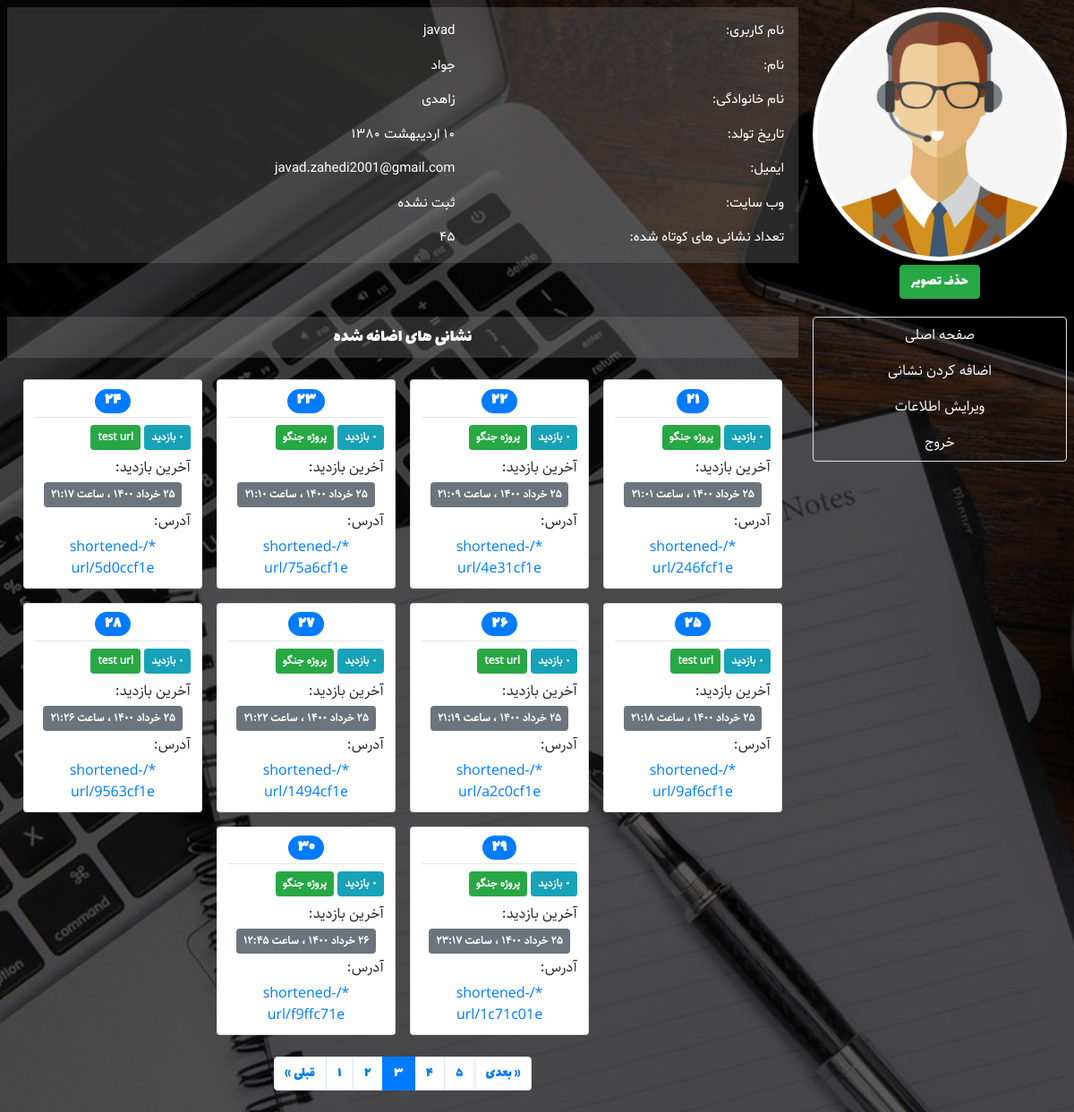
The app's page /dashboard/?page=3 (signed in) with its own data.
### URLshortener/models.py (models this page shows, shortened)
class UserProfile(models.Model):
    photo = models.ImageField(upload_to='profile_images', blank=True, verbose_name='تصویر')
    birth_date = models.DateField(null=True, blank=True, verbose_name='تاریخ تولد')
    website = models.URLField(null=True, blank=True, verbose_name='وب سایت')
    user = models.OneToOneField(User, on_delete=models.CASCADE, related_name='profile')
    def birth_date_jalali(self):
        return date_to_jalali_str(self.birth_date) if self.birth_date else 'ثبت نشده'
    birth_date_jalali.short_description = 'تاریخ تولد'
    class Meta:
        verbose_name = 'پروفایل'
        verbose_name_plural = 'پروفایل ها'

class URL(models.Model):
    label = models.CharField(blank=True, max_length=30, verbose_name='عنوان')
    address = models.URLField(max_length=512, verbose_name='نشانی اینترنتی')
    slug = models.SlugField(max_length=8, unique=True, verbose_name='اسلاگ')
    visits = models.PositiveIntegerField(default=0, verbose_name='تعداد بازدید ها')
    created = models.DateTimeField(auto_now_add=True, verbose_name='تاریخ ایجاد')
    last_visit = models.DateTimeField(default=timezone.now, verbose_name='آخرین بازدید')
    author = models.ForeignKey(User, on_delete=models.CASCADE, related_name='urls',
                               verbose_name='ایجاد کننده')
    def last_visit_jalali(self):
        return datetime_to_jalali_str(self.last_visit)
    last_visit_jalali.short_description = 'آخرین بازدید'
    def created_jalali(self):
        return datetime_to_jalali_str(self.created)
    created_jalali.short_description = 'تاریخ ایجاد'
    def __str__(self):
        host = settings.ALLOWED_HOSTS[0] if settings.ALLOWED_HOSTS else 'localhost:8000'
        return '{}/shortened-url/{}'.format(host, self.slug)
    class Meta:
        verbose_name = 'نشانی اینترنتی'
        verbose_name_plural = 'نشانی های اینترنتی'

### URLshortener/views.py (the view)
# urls.py: path('dashboard/', views.DashboardView.as_view(), name='dashboard'),
class DashboardView(LoginRequiredMixin, ListView):
    paginate_by = 10
    template_name = 'URLshortener/dashboard.html'
    def get_queryset(self):
        return self.request.user.urls.order_by('-visits')

### URLshortener/templatetags/custom_filters.py (called while the page is built)
@register.filter
@stringfilter
def to_persian(string):
    return numbers_to_persian(string)

### URLshortener/templatetags/custom_tags.py (called while the page is built)
@register.inclusion_tag('URLshortener/paginator.html')
def paginator(page):
    return {
        'page': page,
    }

@register.inclusion_tag('URLshortener/url_cards.html')
def url_cards(page):
    return {
        'page': page,
    }

### extensions/jalali.py (called while the page is built)
    def persian_tuple(self):
        return self.persian_year, self.persian_month, self.persian_day

### extensions/time_utils.py (called while the page is built)
def numbers_to_persian(string):
    en_to_fa = {
        '0': '۰',
        '1': '۱',
        '2': '۲',
        '3': '۳',
        '4': '۴',
        '5': '۵',
        '6': '۶',
        '7': '۷',
        '8': '۸',
        '9': '۹',
    }
    for en, fa in en_to_fa.items():
        string = string.replace(en, fa)
    return string

def datetime_to_jalali_str(time):
    jalali_month = (
        'فروردین',
        'اردیبهشت',
        'خرداد',
        'تیر',
        'مرداد',
        'شهریور',
        'مهر',
        'آبان',
        'آذر',
        'دی',
        'بهمن',
        'اسفند'
    )
    time = timezone.localtime(time)
    year, month, day = jalali.Gregorian(time.year, time.month, time.day).persian_tuple()
    jalali_to_str = '{} {} {} ، ساعت {:02d}:{:02d}'.format(
        day,
        jalali_month[month-1],
        year,
        time.hour,
        time.minute
    )
    return numbers_to_persian(jalali_to_str)

def date_to_jalali_str(date):
    jalali_month = (
        'فروردین',
        'اردیبهشت',
        'خرداد',
        'تیر',
        'مرداد',
        'شهریور',
        'مهر',
        'آبان',
        'آذر',
        'دی',
        'بهمن',
        'اسفند'
    )
    year, month, day = jalali.Gregorian(date.year, date.month, date.day).persian_tuple()
    jalali_to_str = '{} {} {}'.format(day, jalali_month[month-1], year)
    return numbers_to_persian(jalali_to_str)

### templates/URLshortener/dashboard.html (shortened to what this page needs)
{% extends 'URLshortener/base.html' %}
{% load static %}
{% load custom_filters %}
{% load custom_tags %}
{% block head %}
	<link rel='stylesheet' href="{% static 'URLshortener/css/dashboard.css' %}">
{% endblock %}
{% block header %}
    <div class='container-fluid row p-0 m-0'>
        <div class='col-sm-3 p-2 text-center'>
            {% if user.profile.photo %}
            <img class='w-100 rounded-circle img-thumbnail' src='{{ user.profile.photo.url }}'>
            <a id='delete-photo' href='{% url "URLshortener:delete-photo" %}'
                class='btn btn-success m-1'>حذف تصویر</a>
            {% else %}
            <img class='w-100 rounded-circle img-thumbnail' src='{% static "URLshortener/images/user_avatar.png" %}'>
            {% endif %}
        </div>
        <div class='col-sm-9 text-white text-right p-2'>
            <div class='user-info p-2'>
                <div class='row p-2'>
                    <div class='col-sm-5'>نام کاربری:</div>
                    <div class='col-sm-7'>{{ user.username }}</div>
                </div>
                <div class='row p-2'>
                    <div class='col-sm-5'>نام:</div>
                    <div class='col-sm-7'>
                        {% if user.first_name %}
                            {{ user.first_name }}
                        {% else %}
                            ثبت نشده
                        {% endif %}
                    </div>
                </div>
                <div class='row p-2'>
                    <div class='col-sm-5'>نام خانوادگی:</div>
                    <div class='col-sm-7'>
                        {% if user.last_name %}
                            {{ user.last_name }}
                        {% else %}
                            ثبت نشده
                        {% endif %}
                    </div>
                </div>
                <div class='row p-2'>
                    <div class='col-sm-5'>تاریخ تولد:</div>
                    <div class='col-sm-7'>{{ user.profile.birth_date_jalali }}</div>
                </div>
                <div class='row p-2'>
                    <div class='col-sm-5'>ایمیل:</div>
                    <div class='col-sm-7'>{{ user.email }}</div>
                </div>
                <div class='row p-2'>
                    <div class='col-sm-5'>وب سایت:</div>
                    <div class='col-sm-7'>
                        {% if user.profile.website %}
                            {{ user.profile.website }}
                        {% else %}
                            ثبت نشده
                        {% endif %}
                    </div>
                </div>
                <div class='row p-2'>
                    <div class='col-sm-5'>تعداد نشانی های کوتاه شده:</div>
                    <div class='col-sm-7'>{{ page_obj.paginator.count|to_persian }}</div>
                </div>
            </div>
        </div>
    </div>
{% endblock %}
{% block main %}
    <div class='row container-fluid p-0 m-0'>
        <aside class='col-sm-3 p-2 m-0'>
            <ul class='nav flex-column text-center text-white p-0 m-0 rounded border'>
                <li class="nav-item p-2"><a class='d-block' href="{% url 'URLshortener:home' %}" >صفحه اصلی</a></li>
                <li class="nav-item p-2"><a class='d-block' href="{% url 'URLshortener:add-url' %}" >اضافه کردن نشانی</a></li>
                <li class="nav-item p-2"><a class='d-block' href="{% url 'URLshortener:edit-profile' %}" >ویرایش اطلاعات</a></li>
                <li class="nav-item p-2"><a class='d-block' href="{% url 'auth_logout' %}?next=/" >خروج</a></li>
            </ul>
        </aside>
        <div class='col-sm-9 p-2 m-0'>
            <div class='container text-center text-white p-2 main-title'>نشانی های اضافه شده</div>
            {% if page_obj %}
                <div class='container table-responsive p-0 my-2 mx-auto table-div'>
                    {% url_cards page_obj %}
                </div>
            {% else %}
                <div class='alert alert-info text-right p-2 m-2 mx-auto'>
                    هنوز هیچ نشانی ای توسط شما اضافه نشده است!
                </div>
            {% endif %}
            {% if is_paginated %}
                {% paginator page_obj %}
            {% endif %}
        </div>
    </div>
{% endblock %}

### templates/URLshortener/url_cards.html (shortened to what this page needs)
{% load custom_filters %}
<div class='container-fluid m-0 p-2 d-flex flex-row flex-wrap justify-content-center cards-div'>
    {% for short_url in page %}
    <div class='card text-right m-2 p-2 url-card'>
        <h4 class='text-center p-0 m-0 url-number'>
            <span class='badge badge-pill badge-primary'>
                {{ forloop.counter0|add:page.start_index|to_persian }}
            </span>
        </h4>
        <hr class='m-1'>
        <div class='p-1'>
            <span class='badge badge-info p-2'>{{ short_url.visits|to_persian }} بازدید</span>
            <span class='badge badge-success p-2'>{{ short_url.label }}</span>
        </div>
        <div class='p-1'>آخرین بازدید:</div>
        <div class='text-center'>
            <span class='badge badge-secondary p-2'>{{ short_url.last_visit_jalali }}</span>
        </div>
        <div class='p-1'>آدرس:</div>
        <a class='btn btn-link d-block p-0' href="{% url 'URLshortener:shortened-url' short_url.slug %}">
            {{ short_url }}
        </a>
    </div>
    {% endfor %}
</div>

### static/URLshortener/css/base.css (style rules this page uses)
body { direction: rtl; font-family: Lalezar; background-image: url('../images/site_bg.jpg'); background-size: cover; background-repeat: no-repeat; background-position: center; min-height: 100vh; }
.cards-div { font-family: Sahel; }
.url-card { max-width: 200px; }
.url-number { font-family: Lalezar; }

### static/URLshortener/css/dashboard.css (style rules this page uses)
.main-title { font-size: 20px; background-color: #77777757; }
.nav-item a { color: white; font-family: Sahel; }
.user-info { font-size: 15px; font-family: Shabnam; background-color: #77777757; }

### records on screen
URL: visits|to_persian "۰", label "پروژه جنگو", last_visit_jalali "۲۵ خرداد ۱۴۰۰ ، ساعت ۲۱:۰۱", slug "*/shortened-url/246fcf1e"
URL: visits|to_persian "۰", label "پروژه جنگو", last_visit_jalali "۲۵ خرداد ۱۴۰۰ ، ساعت ۲۱:۰۹", slug "*/shortened-url/4e31cf1e"
URL: visits|to_persian "۰", label "پروژه جنگو", last_visit_jalali "۲۵ خرداد ۱۴۰۰ ، ساعت ۲۱:۱۰", slug "*/shortened-url/75a6cf1e"
URL: visits|to_persian "۰", label "test url", last_visit_jalali "۲۵ خرداد ۱۴۰۰ ، ساعت ۲۱:۱۷", slug "*/shortened-url/5d0ccf1e"
URL: visits|to_persian "۰", label "test url", last_visit_jalali "۲۵ خرداد ۱۴۰۰ ، ساعت ۲۱:۱۸", slug "*/shortened-url/9af6cf1e"
URL: visits|to_persian "۰", label "test url", last_visit_jalali "۲۵ خرداد ۱۴۰۰ ، ساعت ۲۱:۱۹", slug "*/shortened-url/a2c0cf1e"
URL: visits|to_persian "۰", label "پروژه جنگو", last_visit_jalali "۲۵ خرداد ۱۴۰۰ ، ساعت ۲۱:۲۲", slug "*/shortened-url/1494cf1e"
URL: visits|to_persian "۰", label "test url", last_visit_jalali "۲۵ خرداد ۱۴۰۰ ، ساعت ۲۱:۲۶", slug "*/shortened-url/9563cf1e"
URL: visits|to_persian "۰", label "پروژه جنگو", last_visit_jalali "۲۵ خرداد ۱۴۰۰ ، ساعت ۲۳:۱۷", slug "*/shortened-url/1c71c01e"
URL: visits|to_persian "۰", label "پروژه جنگو", last_visit_jalali "۲۶ خرداد ۱۴۰۰ ، ساعت ۱۲:۴۵", slug "*/shortened-url/f9ffc71e"

### other values on screen
{{ user.username }} "javad"
{{ user.first_name }} "جواد"
{{ user.last_name }} "زاهدی"
{{ user.profile.birth_date_jalali }} "۱۰ اردیبهشت ۱۳۸۰"
{{ user.email }} "javad.zahedi2001@gmail.com"
{{ page_obj.paginator.count|to_persian }} "۴۵"
{{ i|to_persian }} "۱" "۲" "۴" "۵"
{{ i|to_persian }} "۳"
